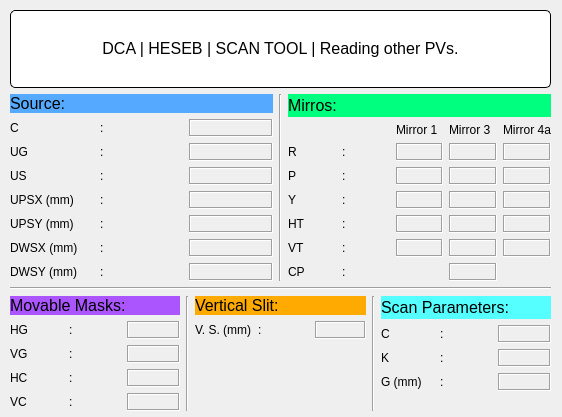
<?xml version="1.0" encoding="UTF-8"?>
<ui version="4.0">
 <class>moreVar</class>
 <widget class="QDialog" name="moreVar">
  <property name="geometry">
   <rect>
    <x>0</x>
    <y>0</y>
    <width>562</width>
    <height>417</height>
   </rect>
  </property>
  <property name="minimumSize">
   <size>
    <width>562</width>
    <height>417</height>
   </size>
  </property>
  <property name="maximumSize">
   <size>
    <width>562</width>
    <height>417</height>
   </size>
  </property>
  <property name="windowTitle">
   <string>BL Parameters</string>
  </property>
  <widget class="QWidget" name="layoutWidget">
   <property name="geometry">
    <rect>
     <x>10</x>
     <y>10</y>
     <width>541</width>
     <height>401</height>
    </rect>
   </property>
   <layout class="QVBoxLayout" name="verticalLayout_6">
    <item>
     <widget class="QLabel" name="lblTitle_4">
      <property name="enabled">
       <bool>true</bool>
      </property>
      <property name="sizePolicy">
       <sizepolicy hsizetype="Minimum" vsizetype="Minimum">
        <horstretch>0</horstretch>
        <verstretch>0</verstretch>
       </sizepolicy>
      </property>
      <property name="font">
       <font>
        <pointsize>12</pointsize>
       </font>
      </property>
      <property name="styleSheet">
       <string notr="true">background-color: rgb(255, 255, 255);
border: 1px solid black;
border-radius: 5px;
margin-top: 0.5em;
subcontrol-origin: margin;
left: 10px;
padding: 0 3px 0 3px;</string>
      </property>
      <property name="text">
       <string>&lt;html&gt;&lt;head/&gt;&lt;body&gt;&lt;p&gt;DCA | HESEB | SCAN TOOL | Reading other PVs.&lt;/p&gt;&lt;/body&gt;&lt;/html&gt;</string>
      </property>
      <property name="alignment">
       <set>Qt::AlignCenter</set>
      </property>
      <property name="margin">
       <number>11</number>
      </property>
     </widget>
    </item>
    <item>
     <layout class="QVBoxLayout" name="verticalLayout_5">
      <item>
       <layout class="QHBoxLayout" name="horizontalLayout_2">
        <item>
         <layout class="QVBoxLayout" name="verticalLayout_4">
          <item>
           <widget class="QLabel" name="label_50">
            <property name="enabled">
             <bool>true</bool>
            </property>
            <property name="font">
             <font>
              <pointsize>12</pointsize>
             </font>
            </property>
            <property name="styleSheet">
             <string notr="true">background-color: rgb(85, 170, 255);</string>
            </property>
            <property name="text">
             <string>Source:</string>
            </property>
           </widget>
          </item>
          <item>
           <layout class="QGridLayout" name="gridLayout_11">
            <item row="4" column="1">
             <widget class="QLabel" name="label_51">
              <property name="enabled">
               <bool>true</bool>
              </property>
              <property name="text">
               <string>:</string>
              </property>
             </widget>
            </item>
            <item row="1" column="0">
             <widget class="QLabel" name="label_52">
              <property name="enabled">
               <bool>true</bool>
              </property>
              <property name="text">
               <string>UG</string>
              </property>
             </widget>
            </item>
            <item row="5" column="1">
             <widget class="QLabel" name="label_53">
              <property name="enabled">
               <bool>true</bool>
              </property>
              <property name="text">
               <string>:</string>
              </property>
             </widget>
            </item>
            <item row="2" column="1">
             <widget class="QLabel" name="label_54">
              <property name="enabled">
               <bool>true</bool>
              </property>
              <property name="text">
               <string>:</string>
              </property>
             </widget>
            </item>
            <item row="1" column="1">
             <widget class="QLabel" name="label_55">
              <property name="enabled">
               <bool>true</bool>
              </property>
              <property name="text">
               <string>:</string>
              </property>
             </widget>
            </item>
            <item row="0" column="1">
             <widget class="QLabel" name="label_56">
              <property name="enabled">
               <bool>true</bool>
              </property>
              <property name="text">
               <string>:</string>
              </property>
             </widget>
            </item>
            <item row="0" column="0">
             <widget class="QLabel" name="label_57">
              <property name="enabled">
               <bool>true</bool>
              </property>
              <property name="text">
               <string>C</string>
              </property>
             </widget>
            </item>
            <item row="5" column="0">
             <widget class="QLabel" name="label_66">
              <property name="enabled">
               <bool>true</bool>
              </property>
              <property name="text">
               <string>DWSX (mm)</string>
              </property>
             </widget>
            </item>
            <item row="2" column="0">
             <widget class="QLabel" name="label_67">
              <property name="enabled">
               <bool>true</bool>
              </property>
              <property name="text">
               <string>US</string>
              </property>
             </widget>
            </item>
            <item row="3" column="1">
             <widget class="QLabel" name="label_70">
              <property name="enabled">
               <bool>true</bool>
              </property>
              <property name="text">
               <string>:</string>
              </property>
             </widget>
            </item>
            <item row="4" column="0">
             <widget class="QLabel" name="label_71">
              <property name="enabled">
               <bool>true</bool>
              </property>
              <property name="text">
               <string>UPSY (mm)</string>
              </property>
             </widget>
            </item>
            <item row="3" column="0">
             <widget class="QLabel" name="label_72">
              <property name="enabled">
               <bool>true</bool>
              </property>
              <property name="text">
               <string>UPSX (mm)</string>
              </property>
             </widget>
            </item>
            <item row="6" column="0">
             <widget class="QLabel" name="label_101">
              <property name="enabled">
               <bool>true</bool>
              </property>
              <property name="text">
               <string>DWSY (mm)</string>
              </property>
             </widget>
            </item>
            <item row="6" column="1">
             <widget class="QLabel" name="label_102">
              <property name="enabled">
               <bool>true</bool>
              </property>
              <property name="text">
               <string>:</string>
              </property>
             </widget>
            </item>
            <item row="0" column="2">
             <widget class="QELabel" name="qelabel">
              <property name="frameShape">
               <enum>QFrame::Box</enum>
              </property>
              <property name="frameShadow">
               <enum>QFrame::Sunken</enum>
              </property>
              <property name="variable" stdset="0">
               <string>SRC01-DI-DCCT1:getDcctCurrent</string>
              </property>
              <property name="precision">
               <number>2</number>
              </property>
              <property name="useDbPrecision">
               <bool>false</bool>
              </property>
             </widget>
            </item>
            <item row="1" column="2">
             <widget class="QELabel" name="qelabel_2">
              <property name="frameShape">
               <enum>QFrame::Box</enum>
              </property>
              <property name="frameShadow">
               <enum>QFrame::Sunken</enum>
              </property>
              <property name="variable" stdset="0">
               <string>ID11:getGap</string>
              </property>
              <property name="precision">
               <number>3</number>
              </property>
              <property name="useDbPrecision">
               <bool>false</bool>
              </property>
             </widget>
            </item>
            <item row="2" column="2">
             <widget class="QELabel" name="qelabel_3">
              <property name="frameShape">
               <enum>QFrame::Box</enum>
              </property>
              <property name="frameShadow">
               <enum>QFrame::Sunken</enum>
              </property>
              <property name="variable" stdset="0">
               <string>ID11:getShift</string>
              </property>
              <property name="precision">
               <number>3</number>
              </property>
              <property name="useDbPrecision">
               <bool>false</bool>
              </property>
             </widget>
            </item>
            <item row="3" column="2">
             <widget class="QELabel" name="qelabel_4">
              <property name="frameShape">
               <enum>QFrame::Box</enum>
              </property>
              <property name="frameShadow">
               <enum>QFrame::Sunken</enum>
              </property>
              <property name="variable" stdset="0">
               <string>SR-DI-LBR8-bpm4:getSlowAcquisitionXScale</string>
              </property>
              <property name="precision">
               <number>3</number>
              </property>
              <property name="useDbPrecision">
               <bool>false</bool>
              </property>
             </widget>
            </item>
            <item row="4" column="2">
             <widget class="QELabel" name="qelabel_5">
              <property name="frameShape">
               <enum>QFrame::Box</enum>
              </property>
              <property name="frameShadow">
               <enum>QFrame::Sunken</enum>
              </property>
              <property name="variable" stdset="0">
               <string>SR-DI-LBR8-bpm4:getSlowAcquisitionYScale</string>
              </property>
              <property name="precision">
               <number>3</number>
              </property>
              <property name="useDbPrecision">
               <bool>false</bool>
              </property>
             </widget>
            </item>
            <item row="5" column="2">
             <widget class="QELabel" name="qelabel_6">
              <property name="frameShape">
               <enum>QFrame::Box</enum>
              </property>
              <property name="frameShadow">
               <enum>QFrame::Sunken</enum>
              </property>
              <property name="variable" stdset="0">
               <string>SR-DI-LBR9-bpm1:getSlowAcquisitionXScale</string>
              </property>
              <property name="precision">
               <number>3</number>
              </property>
              <property name="useDbPrecision">
               <bool>false</bool>
              </property>
             </widget>
            </item>
            <item row="6" column="2">
             <widget class="QELabel" name="qelabel_7">
              <property name="frameShape">
               <enum>QFrame::Box</enum>
              </property>
              <property name="frameShadow">
               <enum>QFrame::Sunken</enum>
              </property>
              <property name="variable" stdset="0">
               <string>SR-DI-LBR9-bpm1:getSlowAcquisitionYScale</string>
              </property>
              <property name="precision">
               <number>3</number>
              </property>
              <property name="useDbPrecision">
               <bool>false</bool>
              </property>
             </widget>
            </item>
           </layout>
          </item>
         </layout>
        </item>
        <item>
         <widget class="Line" name="line">
          <property name="orientation">
           <enum>Qt::Vertical</enum>
          </property>
         </widget>
        </item>
        <item>
         <layout class="QVBoxLayout" name="verticalLayout_3">
          <item>
           <widget class="QLabel" name="label_89">
            <property name="enabled">
             <bool>true</bool>
            </property>
            <property name="font">
             <font>
              <pointsize>12</pointsize>
             </font>
            </property>
            <property name="styleSheet">
             <string notr="true">background-color: rgb(0, 255, 127);</string>
            </property>
            <property name="text">
             <string>Mirros:</string>
            </property>
           </widget>
          </item>
          <item>
           <layout class="QGridLayout" name="gridLayout_9">
            <item row="5" column="0">
             <widget class="QLabel" name="label_83">
              <property name="enabled">
               <bool>true</bool>
              </property>
              <property name="text">
               <string>VT</string>
              </property>
             </widget>
            </item>
            <item row="1" column="0">
             <widget class="QLabel" name="label_63">
              <property name="enabled">
               <bool>true</bool>
              </property>
              <property name="text">
               <string>R</string>
              </property>
             </widget>
            </item>
            <item row="3" column="1">
             <widget class="QLabel" name="label_90">
              <property name="enabled">
               <bool>true</bool>
              </property>
              <property name="text">
               <string>:</string>
              </property>
             </widget>
            </item>
            <item row="5" column="1">
             <widget class="QLabel" name="label_91">
              <property name="enabled">
               <bool>true</bool>
              </property>
              <property name="text">
               <string>:</string>
              </property>
             </widget>
            </item>
            <item row="1" column="1">
             <widget class="QLabel" name="label_69">
              <property name="enabled">
               <bool>true</bool>
              </property>
              <property name="text">
               <string>:</string>
              </property>
             </widget>
            </item>
            <item row="2" column="0">
             <widget class="QLabel" name="label_75">
              <property name="enabled">
               <bool>true</bool>
              </property>
              <property name="text">
               <string>P</string>
              </property>
             </widget>
            </item>
            <item row="0" column="4">
             <widget class="QLabel" name="label_92">
              <property name="enabled">
               <bool>true</bool>
              </property>
              <property name="text">
               <string>Mirror 4a</string>
              </property>
             </widget>
            </item>
            <item row="0" column="3">
             <widget class="QLabel" name="label_93">
              <property name="enabled">
               <bool>true</bool>
              </property>
              <property name="text">
               <string>Mirror 3</string>
              </property>
             </widget>
            </item>
            <item row="0" column="2">
             <widget class="QLabel" name="label_94">
              <property name="enabled">
               <bool>true</bool>
              </property>
              <property name="text">
               <string>Mirror 1</string>
              </property>
             </widget>
            </item>
            <item row="4" column="1">
             <widget class="QLabel" name="label_95">
              <property name="enabled">
               <bool>true</bool>
              </property>
              <property name="text">
               <string>:</string>
              </property>
             </widget>
            </item>
            <item row="4" column="0">
             <widget class="QLabel" name="label_96">
              <property name="enabled">
               <bool>true</bool>
              </property>
              <property name="text">
               <string>HT</string>
              </property>
             </widget>
            </item>
            <item row="2" column="1">
             <widget class="QLabel" name="label_97">
              <property name="enabled">
               <bool>true</bool>
              </property>
              <property name="text">
               <string>:</string>
              </property>
             </widget>
            </item>
            <item row="6" column="0">
             <widget class="QLabel" name="label_98">
              <property name="enabled">
               <bool>true</bool>
              </property>
              <property name="text">
               <string>CP</string>
              </property>
             </widget>
            </item>
            <item row="3" column="0">
             <widget class="QLabel" name="label_99">
              <property name="enabled">
               <bool>true</bool>
              </property>
              <property name="text">
               <string>Y</string>
              </property>
             </widget>
            </item>
            <item row="6" column="1">
             <widget class="QLabel" name="label_100">
              <property name="enabled">
               <bool>true</bool>
              </property>
              <property name="text">
               <string>:</string>
              </property>
             </widget>
            </item>
            <item row="1" column="2">
             <widget class="QELabel" name="qelabel_12">
              <property name="frameShape">
               <enum>QFrame::Box</enum>
              </property>
              <property name="frameShadow">
               <enum>QFrame::Sunken</enum>
              </property>
              <property name="variable" stdset="0">
               <string>I11FE-M1:getRoll</string>
              </property>
              <property name="precision">
               <number>3</number>
              </property>
              <property name="useDbPrecision">
               <bool>false</bool>
              </property>
             </widget>
            </item>
            <item row="2" column="2">
             <widget class="QELabel" name="qelabel_13">
              <property name="frameShape">
               <enum>QFrame::Box</enum>
              </property>
              <property name="frameShadow">
               <enum>QFrame::Sunken</enum>
              </property>
              <property name="variable" stdset="0">
               <string>I11FE-M1:getPitch</string>
              </property>
              <property name="precision">
               <number>3</number>
              </property>
              <property name="useDbPrecision">
               <bool>false</bool>
              </property>
             </widget>
            </item>
            <item row="3" column="2">
             <widget class="QELabel" name="qelabel_14">
              <property name="frameShape">
               <enum>QFrame::Box</enum>
              </property>
              <property name="frameShadow">
               <enum>QFrame::Sunken</enum>
              </property>
              <property name="variable" stdset="0">
               <string>I11FE-M1:getYaw</string>
              </property>
              <property name="precision">
               <number>3</number>
              </property>
              <property name="useDbPrecision">
               <bool>false</bool>
              </property>
             </widget>
            </item>
            <item row="4" column="2">
             <widget class="QELabel" name="qelabel_15">
              <property name="frameShape">
               <enum>QFrame::Box</enum>
              </property>
              <property name="frameShadow">
               <enum>QFrame::Sunken</enum>
              </property>
              <property name="variable" stdset="0">
               <string>I11FE-M1:getHorizontal</string>
              </property>
              <property name="precision">
               <number>3</number>
              </property>
              <property name="useDbPrecision">
               <bool>false</bool>
              </property>
             </widget>
            </item>
            <item row="5" column="2">
             <widget class="QELabel" name="qelabel_16">
              <property name="frameShape">
               <enum>QFrame::Box</enum>
              </property>
              <property name="frameShadow">
               <enum>QFrame::Sunken</enum>
              </property>
              <property name="variable" stdset="0">
               <string>I11FE-M1:getVertical</string>
              </property>
              <property name="precision">
               <number>3</number>
              </property>
              <property name="useDbPrecision">
               <bool>false</bool>
              </property>
             </widget>
            </item>
            <item row="1" column="3">
             <widget class="QELabel" name="qelabel_18">
              <property name="frameShape">
               <enum>QFrame::Box</enum>
              </property>
              <property name="frameShadow">
               <enum>QFrame::Sunken</enum>
              </property>
              <property name="variable" stdset="0">
               <string>I11OH-M3:getRoll</string>
              </property>
              <property name="precision">
               <number>3</number>
              </property>
              <property name="useDbPrecision">
               <bool>false</bool>
              </property>
             </widget>
            </item>
            <item row="2" column="3">
             <widget class="QELabel" name="qelabel_19">
              <property name="frameShape">
               <enum>QFrame::Box</enum>
              </property>
              <property name="frameShadow">
               <enum>QFrame::Sunken</enum>
              </property>
              <property name="variable" stdset="0">
               <string>I11OH-M3:getPitch</string>
              </property>
              <property name="precision">
               <number>3</number>
              </property>
              <property name="useDbPrecision">
               <bool>false</bool>
              </property>
             </widget>
            </item>
            <item row="3" column="3">
             <widget class="QELabel" name="qelabel_20">
              <property name="frameShape">
               <enum>QFrame::Box</enum>
              </property>
              <property name="frameShadow">
               <enum>QFrame::Sunken</enum>
              </property>
              <property name="variable" stdset="0">
               <string>I11OH-M3:getYaw</string>
              </property>
              <property name="precision">
               <number>3</number>
              </property>
              <property name="useDbPrecision">
               <bool>false</bool>
              </property>
             </widget>
            </item>
            <item row="4" column="3">
             <widget class="QELabel" name="qelabel_21">
              <property name="frameShape">
               <enum>QFrame::Box</enum>
              </property>
              <property name="frameShadow">
               <enum>QFrame::Sunken</enum>
              </property>
              <property name="variable" stdset="0">
               <string>I11OH-M3:getHorizontal</string>
              </property>
              <property name="precision">
               <number>3</number>
              </property>
              <property name="useDbPrecision">
               <bool>false</bool>
              </property>
             </widget>
            </item>
            <item row="5" column="3">
             <widget class="QELabel" name="qelabel_23">
              <property name="frameShape">
               <enum>QFrame::Box</enum>
              </property>
              <property name="frameShadow">
               <enum>QFrame::Sunken</enum>
              </property>
              <property name="variable" stdset="0">
               <string>I11OH-M3:getVertical</string>
              </property>
              <property name="precision">
               <number>3</number>
              </property>
              <property name="useDbPrecision">
               <bool>false</bool>
              </property>
             </widget>
            </item>
            <item row="6" column="3">
             <widget class="QELabel" name="qelabel_22">
              <property name="frameShape">
               <enum>QFrame::Box</enum>
              </property>
              <property name="frameShadow">
               <enum>QFrame::Sunken</enum>
              </property>
              <property name="variable" stdset="0">
               <string>I11R1-MO-MC3:OH-M3-STP-SWX.RBV</string>
              </property>
              <property name="precision">
               <number>3</number>
              </property>
              <property name="useDbPrecision">
               <bool>false</bool>
              </property>
             </widget>
            </item>
            <item row="1" column="4">
             <widget class="QELabel" name="qelabel_24">
              <property name="frameShape">
               <enum>QFrame::Box</enum>
              </property>
              <property name="frameShadow">
               <enum>QFrame::Sunken</enum>
              </property>
              <property name="variable" stdset="0">
               <string>I11OH-M4:getRoll</string>
              </property>
              <property name="precision">
               <number>3</number>
              </property>
              <property name="useDbPrecision">
               <bool>false</bool>
              </property>
             </widget>
            </item>
            <item row="2" column="4">
             <widget class="QELabel" name="qelabel_25">
              <property name="frameShape">
               <enum>QFrame::Box</enum>
              </property>
              <property name="frameShadow">
               <enum>QFrame::Sunken</enum>
              </property>
              <property name="variable" stdset="0">
               <string>I11OH-M4:getPitch</string>
              </property>
              <property name="precision">
               <number>3</number>
              </property>
              <property name="useDbPrecision">
               <bool>false</bool>
              </property>
             </widget>
            </item>
            <item row="3" column="4">
             <widget class="QELabel" name="qelabel_26">
              <property name="frameShape">
               <enum>QFrame::Box</enum>
              </property>
              <property name="frameShadow">
               <enum>QFrame::Sunken</enum>
              </property>
              <property name="variable" stdset="0">
               <string>I11OH-M4:getYaw</string>
              </property>
              <property name="precision">
               <number>3</number>
              </property>
              <property name="useDbPrecision">
               <bool>false</bool>
              </property>
             </widget>
            </item>
            <item row="5" column="4">
             <widget class="QELabel" name="qelabel_28">
              <property name="frameShape">
               <enum>QFrame::Box</enum>
              </property>
              <property name="frameShadow">
               <enum>QFrame::Sunken</enum>
              </property>
              <property name="variable" stdset="0">
               <string>I11OH-M4:getVertical</string>
              </property>
              <property name="precision">
               <number>3</number>
              </property>
              <property name="useDbPrecision">
               <bool>false</bool>
              </property>
             </widget>
            </item>
            <item row="4" column="4">
             <widget class="QELabel" name="qelabel_27">
              <property name="frameShape">
               <enum>QFrame::Box</enum>
              </property>
              <property name="frameShadow">
               <enum>QFrame::Sunken</enum>
              </property>
              <property name="variable" stdset="0">
               <string>I11OH-M4:getHorizontal</string>
              </property>
              <property name="precision">
               <number>3</number>
              </property>
              <property name="useDbPrecision">
               <bool>false</bool>
              </property>
             </widget>
            </item>
           </layout>
          </item>
         </layout>
        </item>
       </layout>
      </item>
      <item>
       <widget class="Line" name="line_4">
        <property name="orientation">
         <enum>Qt::Horizontal</enum>
        </property>
       </widget>
      </item>
      <item>
       <layout class="QHBoxLayout" name="horizontalLayout_3">
        <item>
         <layout class="QVBoxLayout" name="verticalLayout">
          <item>
           <widget class="QLabel" name="label_10">
            <property name="enabled">
             <bool>true</bool>
            </property>
            <property name="font">
             <font>
              <pointsize>12</pointsize>
             </font>
            </property>
            <property name="styleSheet">
             <string notr="true">background-color: rgb(170, 85, 255);</string>
            </property>
            <property name="text">
             <string>Movable Masks:</string>
            </property>
           </widget>
          </item>
          <item>
           <layout class="QGridLayout" name="gridLayout">
            <item row="0" column="0">
             <widget class="QLabel" name="label_11">
              <property name="enabled">
               <bool>true</bool>
              </property>
              <property name="text">
               <string>HG</string>
              </property>
             </widget>
            </item>
            <item row="0" column="1">
             <widget class="QLabel" name="label_12">
              <property name="enabled">
               <bool>true</bool>
              </property>
              <property name="text">
               <string>:</string>
              </property>
             </widget>
            </item>
            <item row="1" column="0">
             <widget class="QLabel" name="label_13">
              <property name="enabled">
               <bool>true</bool>
              </property>
              <property name="text">
               <string>VG</string>
              </property>
             </widget>
            </item>
            <item row="1" column="1">
             <widget class="QLabel" name="label_14">
              <property name="enabled">
               <bool>true</bool>
              </property>
              <property name="text">
               <string>:</string>
              </property>
             </widget>
            </item>
            <item row="2" column="0">
             <widget class="QLabel" name="label_15">
              <property name="enabled">
               <bool>true</bool>
              </property>
              <property name="text">
               <string>HC</string>
              </property>
             </widget>
            </item>
            <item row="2" column="1">
             <widget class="QLabel" name="label_16">
              <property name="enabled">
               <bool>true</bool>
              </property>
              <property name="text">
               <string>:</string>
              </property>
             </widget>
            </item>
            <item row="3" column="0">
             <widget class="QLabel" name="label_17">
              <property name="enabled">
               <bool>true</bool>
              </property>
              <property name="text">
               <string>VC</string>
              </property>
             </widget>
            </item>
            <item row="3" column="1">
             <widget class="QLabel" name="label_18">
              <property name="enabled">
               <bool>true</bool>
              </property>
              <property name="text">
               <string>:</string>
              </property>
             </widget>
            </item>
            <item row="0" column="2">
             <widget class="QELabel" name="qelabel_8">
              <property name="frameShape">
               <enum>QFrame::Box</enum>
              </property>
              <property name="frameShadow">
               <enum>QFrame::Sunken</enum>
              </property>
              <property name="variable" stdset="0">
               <string>I11FE-MM:getXGap</string>
              </property>
              <property name="precision">
               <number>3</number>
              </property>
              <property name="useDbPrecision">
               <bool>false</bool>
              </property>
             </widget>
            </item>
            <item row="1" column="2">
             <widget class="QELabel" name="qelabel_9">
              <property name="frameShape">
               <enum>QFrame::Box</enum>
              </property>
              <property name="frameShadow">
               <enum>QFrame::Sunken</enum>
              </property>
              <property name="variable" stdset="0">
               <string>I11FE-MM:getYGap</string>
              </property>
              <property name="precision">
               <number>3</number>
              </property>
              <property name="useDbPrecision">
               <bool>false</bool>
              </property>
             </widget>
            </item>
            <item row="2" column="2">
             <widget class="QELabel" name="qelabel_10">
              <property name="frameShape">
               <enum>QFrame::Box</enum>
              </property>
              <property name="frameShadow">
               <enum>QFrame::Sunken</enum>
              </property>
              <property name="variable" stdset="0">
               <string>I11FE-MM:getXCenter</string>
              </property>
              <property name="precision">
               <number>3</number>
              </property>
              <property name="useDbPrecision">
               <bool>false</bool>
              </property>
             </widget>
            </item>
            <item row="3" column="2">
             <widget class="QELabel" name="qelabel_11">
              <property name="frameShape">
               <enum>QFrame::Box</enum>
              </property>
              <property name="frameShadow">
               <enum>QFrame::Sunken</enum>
              </property>
              <property name="variable" stdset="0">
               <string>I11FE-MM:getYCenter</string>
              </property>
              <property name="precision">
               <number>3</number>
              </property>
              <property name="useDbPrecision">
               <bool>false</bool>
              </property>
             </widget>
            </item>
           </layout>
          </item>
         </layout>
        </item>
        <item>
         <widget class="Line" name="line_2">
          <property name="orientation">
           <enum>Qt::Vertical</enum>
          </property>
         </widget>
        </item>
        <item>
         <layout class="QVBoxLayout" name="verticalLayout_2">
          <item>
           <widget class="QLabel" name="label_65">
            <property name="enabled">
             <bool>true</bool>
            </property>
            <property name="font">
             <font>
              <pointsize>12</pointsize>
             </font>
            </property>
            <property name="styleSheet">
             <string notr="true">background-color: rgb(255, 170, 0);</string>
            </property>
            <property name="text">
             <string>Vertical Slit:</string>
            </property>
           </widget>
          </item>
          <item>
           <layout class="QHBoxLayout" name="horizontalLayout">
            <item>
             <widget class="QLabel" name="label_60">
              <property name="enabled">
               <bool>true</bool>
              </property>
              <property name="text">
               <string>V. S. (mm)</string>
              </property>
             </widget>
            </item>
            <item>
             <widget class="QLabel" name="label_61">
              <property name="enabled">
               <bool>true</bool>
              </property>
              <property name="text">
               <string>:</string>
              </property>
             </widget>
            </item>
            <item>
             <widget class="QELabel" name="qelabel_17">
              <property name="frameShape">
               <enum>QFrame::Box</enum>
              </property>
              <property name="frameShadow">
               <enum>QFrame::Sunken</enum>
              </property>
              <property name="variable" stdset="0">
               <string>I11OH-PGM:M3:getSlitSize</string>
              </property>
              <property name="precision">
               <number>3</number>
              </property>
              <property name="useDbPrecision">
               <bool>false</bool>
              </property>
             </widget>
            </item>
           </layout>
          </item>
          <item>
           <widget class="QLabel" name="label">
            <property name="text">
             <string/>
            </property>
           </widget>
          </item>
          <item>
           <widget class="QLabel" name="label_2">
            <property name="text">
             <string/>
            </property>
           </widget>
          </item>
          <item>
           <widget class="QLabel" name="label_3">
            <property name="text">
             <string/>
            </property>
           </widget>
          </item>
         </layout>
        </item>
        <item>
         <widget class="Line" name="line_3">
          <property name="orientation">
           <enum>Qt::Vertical</enum>
          </property>
         </widget>
        </item>
        <item>
         <layout class="QVBoxLayout" name="verticalLayout_9">
          <item>
           <widget class="QLabel" name="label_47">
            <property name="enabled">
             <bool>true</bool>
            </property>
            <property name="font">
             <font>
              <pointsize>12</pointsize>
             </font>
            </property>
            <property name="styleSheet">
             <string notr="true">background-color: rgb(85, 255, 255);</string>
            </property>
            <property name="text">
             <string>Scan Parameters:</string>
            </property>
           </widget>
          </item>
          <item>
           <layout class="QGridLayout" name="gridLayout_10">
            <item row="0" column="1">
             <widget class="QLabel" name="label_43">
              <property name="enabled">
               <bool>true</bool>
              </property>
              <property name="text">
               <string>:</string>
              </property>
             </widget>
            </item>
            <item row="2" column="2">
             <widget class="QELabel" name="qelabel_31">
              <property name="frameShape">
               <enum>QFrame::Box</enum>
              </property>
              <property name="frameShadow">
               <enum>QFrame::Sunken</enum>
              </property>
              <property name="variable" stdset="0">
               <string>I11OH-PGM:LineDensity</string>
              </property>
              <property name="precision">
               <number>3</number>
              </property>
              <property name="useDbPrecision">
               <bool>true</bool>
              </property>
             </widget>
            </item>
            <item row="0" column="0">
             <widget class="QLabel" name="label_42">
              <property name="enabled">
               <bool>true</bool>
              </property>
              <property name="text">
               <string>C</string>
              </property>
             </widget>
            </item>
            <item row="1" column="2">
             <widget class="QELabel" name="qelabel_30">
              <property name="frameShape">
               <enum>QFrame::Box</enum>
              </property>
              <property name="frameShadow">
               <enum>QFrame::Sunken</enum>
              </property>
              <property name="variable" stdset="0">
               <string>I11OH-PGM:DiffractionOrder</string>
              </property>
              <property name="precision">
               <number>3</number>
              </property>
              <property name="useDbPrecision">
               <bool>false</bool>
              </property>
             </widget>
            </item>
            <item row="1" column="0">
             <widget class="QLabel" name="label_44">
              <property name="enabled">
               <bool>true</bool>
              </property>
              <property name="text">
               <string>K</string>
              </property>
             </widget>
            </item>
            <item row="2" column="1">
             <widget class="QLabel" name="label_48">
              <property name="enabled">
               <bool>true</bool>
              </property>
              <property name="text">
               <string>:</string>
              </property>
             </widget>
            </item>
            <item row="2" column="0">
             <widget class="QLabel" name="label_45">
              <property name="enabled">
               <bool>true</bool>
              </property>
              <property name="text">
               <string>G (mm)</string>
              </property>
             </widget>
            </item>
            <item row="0" column="2">
             <widget class="QELabel" name="qelabel_29">
              <property name="frameShape">
               <enum>QFrame::Box</enum>
              </property>
              <property name="frameShadow">
               <enum>QFrame::Sunken</enum>
              </property>
              <property name="variable" stdset="0">
               <string>I11OH-PGM:getMagnificationMagnitude</string>
              </property>
              <property name="precision">
               <number>3</number>
              </property>
              <property name="useDbPrecision">
               <bool>false</bool>
              </property>
             </widget>
            </item>
            <item row="1" column="1">
             <widget class="QLabel" name="label_49">
              <property name="enabled">
               <bool>true</bool>
              </property>
              <property name="text">
               <string>:</string>
              </property>
             </widget>
            </item>
            <item row="3" column="0">
             <widget class="QLabel" name="label_4">
              <property name="text">
               <string/>
              </property>
             </widget>
            </item>
           </layout>
          </item>
         </layout>
        </item>
       </layout>
      </item>
     </layout>
    </item>
   </layout>
  </widget>
 </widget>
 <customwidgets>
  <customwidget>
   <class>QELabel</class>
   <extends>QLabel</extends>
   <header>QELabel.h</header>
  </customwidget>
 </customwidgets>
 <resources/>
 <connections/>
</ui>
